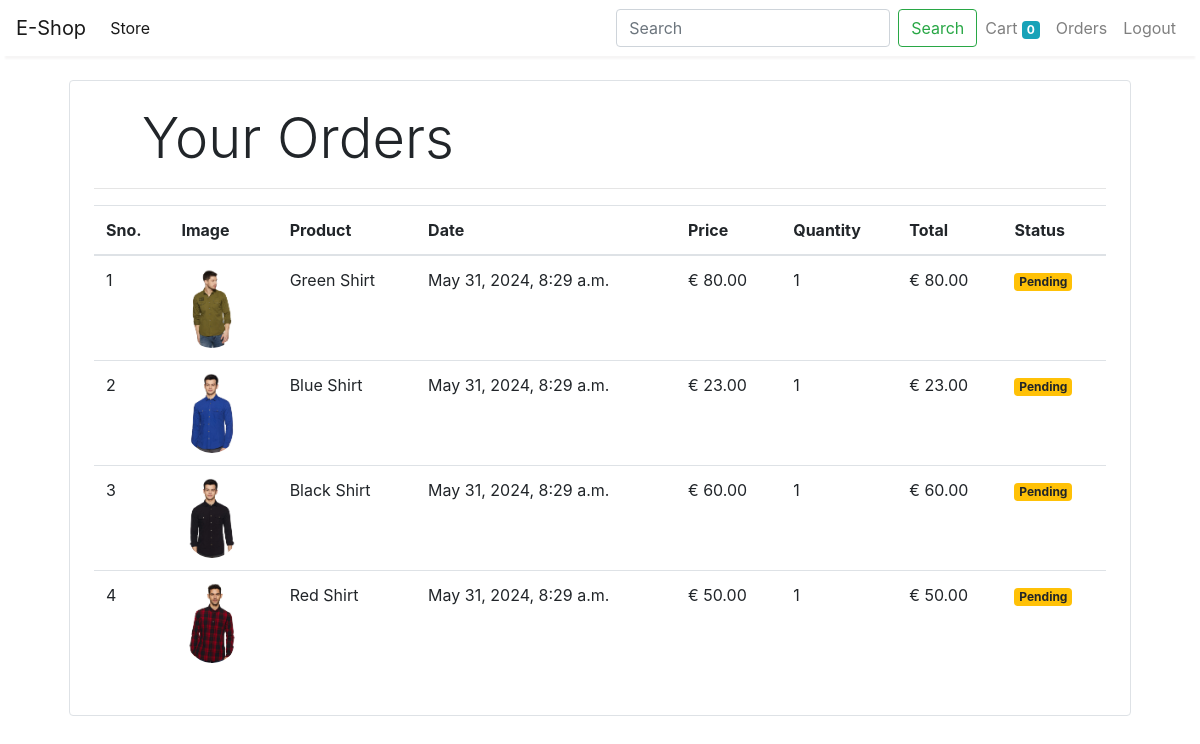
Screenshot of /orders (signed in) with the database file from the repository.
### store/models/orders.py (models this page shows)
class Order(models.Model):
    customer = models.ForeignKey(Customer, on_delete=models.CASCADE)
    product = models.ForeignKey(Product, on_delete=models.CASCADE)
    quantity = models.IntegerField(default=1)
    price = models.DecimalField(max_digits=10, decimal_places=2)
    address = models.CharField(max_length=255)
    phone = models.CharField(max_length=15)
    date = models.DateTimeField(auto_now_add=True)
    status = models.BooleanField(default=False)
    def __str__(self):
        return f'Order {self.id} by {self.customer.email}'
    @staticmethod
    def get_orders_by_customer(customer_id):
        return Order.objects.filter(customer=customer_id).order_by('-date')

### store/models/product.py (models this page shows, shortened)
class Product(models.Model):
    name = models.CharField(max_length=50)
    price = models.IntegerField(default=0)
    category = models.ForeignKey(Category, on_delete=models.CASCADE, default=1)
    description = models.CharField(max_length=200, default='', null=True, blank=True)
    image = models.ImageField(upload_to='uploads/products/')

### store/middlewares/auth.py (the view)
    def middleware(request):
        if not request.user.is_authenticated:
            return redirect('login')
        response = get_response(request)
        return response

### store/templatetags/custom_filter.py (called while the page is built)
@register.filter(name='currency')
def currency(number):
    return "€ "+str(number)

@register.filter(name='multiply')
def multiply(number , number1):
    return number * number1

### store/views/orders.py (called while the page is built)
    def get(self , request ):
        customer = request.session.get('customer')
        orders = Order.get_orders_by_customer(customer)
        print(orders)
        return render(request , 'orders.html'  , {'orders' : orders})

### store/templates/orders.html
{% extends 'base.html' %}
{% block content %}
{% load cart %}
{% load custom_filter %}
<div class="container">
   <div class="border rounded p-4 m-4">
        <p class="display-4 pl-4 ml-4">Your Orders</p>
        <hr>
        <table class="table">
            <thead>
                <tr>
                    <th>Sno.</th>
                    <th>Image</th>
                    <th>Product</th>
                    <th>Date</th>
                    <th>Price</th>
                    <th>Quantity</th>
                    <th>Total</th>
                    <th>Status</th>
                </tr>
            </thead>
            <tbody>
                {% for order in orders %}
                <tr>
                    <td>{{forloop.counter}}</td>
                    <td><img style="height: 80px;" class="rounded-circle" src="{{order.product.image.url}}" alt=""></td>
                    <td>{{order.product.name}}</td>
                    <td>{{order.date}}</td>
                    <td>{{order.price|currency}}</td>
                    <td>{{order.quantity}}</td>
                    <td>{{order.quantity|multiply:order.price|currency}}</td>
                    {% if order.status %}
                    <td><small class="badge badge-success">Completed</small></td>
                    {%else%}
                    <td><small class="badge badge-warning">Pending</small></td>
                    {% endif %}
                </tr>
                {% endfor %}
            </tbody>
        </table>
   </div>
</div>
{% endblock %}

### rows the page displays
Order: product.image (picture), product.name "Green Shirt", date "May 31, 2024, 8:29 a.m.", price "€ 80.00", quantity "1", quantity|multiply "€ 80.00", status "Pending"
Order: product.image (picture), product.name "Blue Shirt", date "May 31, 2024, 8:29 a.m.", price "€ 23.00", quantity "1", quantity|multiply "€ 23.00", status "Pending"
Order: product.image (picture), product.name "Black Shirt", date "May 31, 2024, 8:29 a.m.", price "€ 60.00", quantity "1", quantity|multiply "€ 60.00", status "Pending"
Order: product.image (picture), product.name "Red Shirt", date "May 31, 2024, 8:29 a.m.", price "€ 50.00", quantity "1", quantity|multiply "€ 50.00", status "Pending"

### other values shown
{{ request.session.cart.keys|length }} "0"
